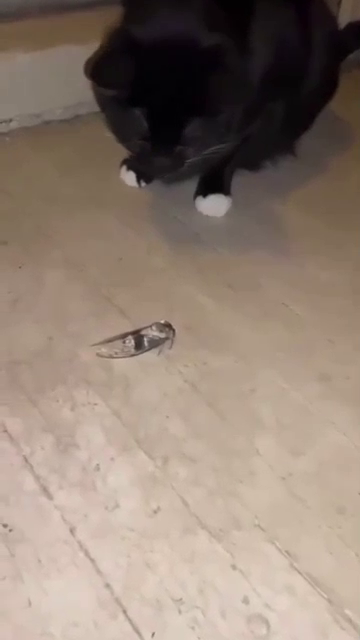
#> input picture frame 24 of LR1/1.mp4, 360 x 640 px
$ python lr5.py
#> lines starting #> are read from the running program, lines starting #| are printed output that depends on the picture; after the words box and inside, x2 and y2 are one past the last pixel; in counts of white or black regions, pixels touching at a corner belong together
import cv2
def lr5(kernel, standard_deviation, delta_tresh, min_area, i):
#> called with kernel = 3, standard_deviation = 4, delta_tresh = 60, min_area = 20, i = 1
    video = cv2.VideoCapture('1.mp4', cv2.CAP_ANY)
    ret, frame = video.read()
#> frame is the input picture: shape (640, 360, 3); mean B, G, R 114.2, 126.5, 142.8
    img = cv2.cvtColor(frame, cv2.COLOR_BGR2GRAY)
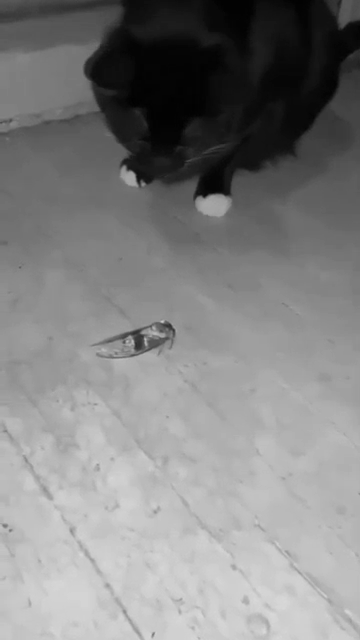
#> img: shape (640, 360); min 0, max 217, mean 130
    img = cv2.GaussianBlur(img, (kernel, kernel), standard_deviation)
    w = int(video.get(cv2.CAP_PROP_FRAME_WIDTH))
    h = int(video.get(cv2.CAP_PROP_FRAME_HEIGHT))
    fourcc = cv2.VideoWriter_fourcc(*'mp4v')
    video_writer = cv2.VideoWriter('newVideo' + str(i) + '.mp4', fourcc, 25, (w, h))
    while True:
        old_img = img.copy()
        ok, frame = video.read()
        if not ok:
            break
        img = cv2.cvtColor(frame, cv2.COLOR_BGR2GRAY)
        img = cv2.GaussianBlur(img, (kernel, kernel), standard_deviation)

        frame_diff = cv2.absdiff(img, old_img)
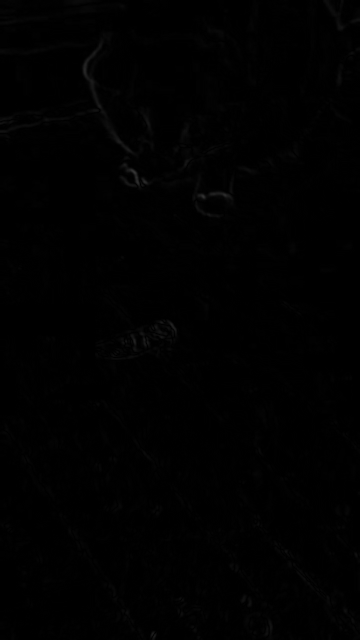
#> frame_diff: shape (640, 360); min 0, max 53, mean 0.9
        thresh = cv2.threshold(frame_diff, delta_tresh, 255, cv2.THRESH_BINARY)[1]
#> thresh: shape (640, 360); every value is 0
        contors, _ = cv2.findContours(thresh, cv2.RETR_EXTERNAL, cv2.CHAIN_APPROX_SIMPLE)
#> contors = []

        for contr in contors:
            area = cv2.contourArea(contr)
            if area < min_area:
                continue
            video_writer.write(frame)
#> this loop made 0 passes
    video_writer.release()

if __name__ == '__main__':
    parametrs = [(3, 4, 60, 20, 1),(3, 4, 40, 5, 2),(5, 4, 70, 30, 3),(5, 3, 50, 15, 4),(11, 6, 60, 20, 5)]
    for kernel, deviation, delta_tresh, min_area, i in parametrs:
        lr5(kernel, deviation, delta_tresh, min_area, i)

$ run again, starting later in the video
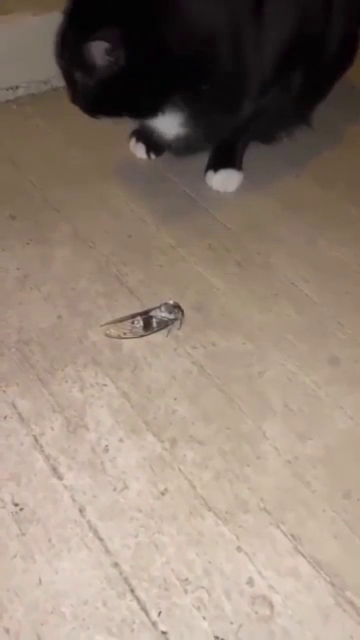
#> input picture frame 109 of LR1/1.mp4, 360 x 640 px
#> in lr5, frame is the input picture: shape (640, 360, 3); mean B, G, R 114.8, 127.9, 143.6
#> in lr5, `img = cv2.cvtColor(frame, cv2.COLOR_BGR2GRAY)`:
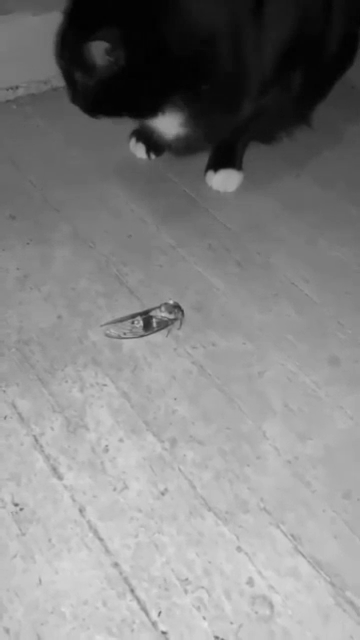
#> img: shape (640, 360); min 1, max 231, mean 131.2
#> thresh: shape (640, 360); every value is 0
#> contors = []

$ run again, starting later in the video
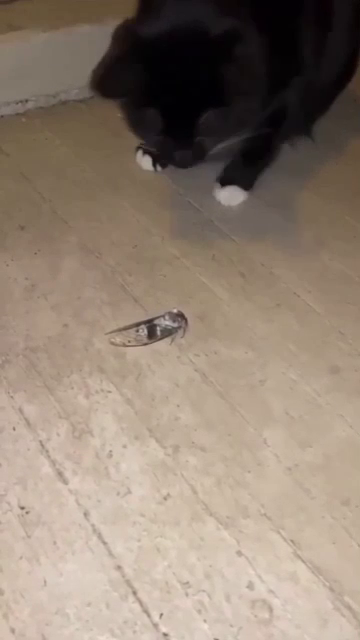
#> input picture frame 194 of LR1/1.mp4, 360 x 640 px
#> in lr5, frame is the input picture: shape (640, 360, 3); mean B, G, R 114.2, 128.4, 143.9
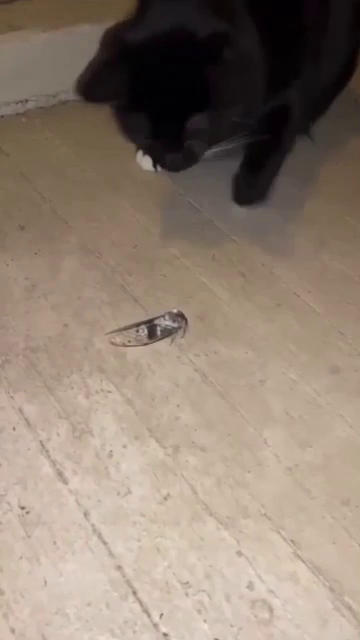
#> input picture frame 195 of LR1/1.mp4, 360 x 640 px
#> in lr5, frame is the input picture: shape (640, 360, 3); mean B, G, R 113.5, 127.4, 142.9
#> in lr5, `thresh = cv2.threshold(frame_diff, delta_tresh, 255, cv2.THRESH_BINARY..`:
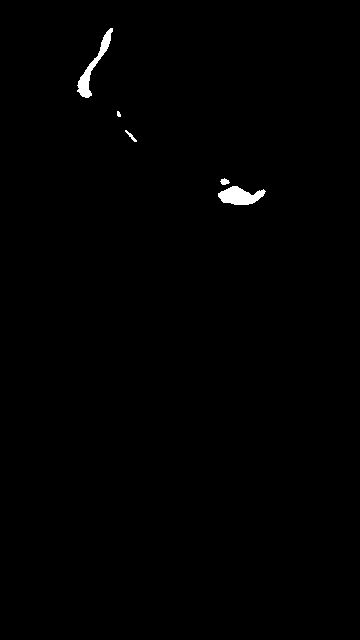
#> thresh: shape (640, 360); 0.54% white; 5 white regions (1 under 20 px)
#> contors = 5 contours, 1 with area under 20; largest, box (x1, y1, x2, y2) and area: (218, 186, 266, 205) 528, (77, 28, 113, 98) 485, (220, 178, 230, 185) 34, (125, 130, 137, 142) 28
#> the loop in lr5, `for contr in contors:` made 5 passes
#> area on passes 1, 2, 3, 5: 528, 33.5, 27.5, 485
